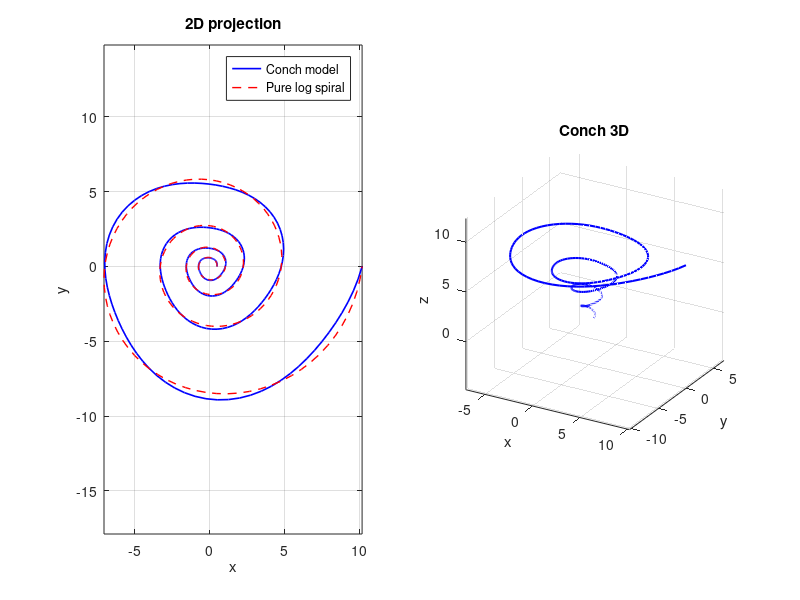

The MATLAB source for this figure:
% CONCH_COMPARISON Compare conch-spiral model to pure log spiral.
% Numerical analysis only.

fprintf('=== Conch vs. Log Spiral Comparison ===\n');

a0 = 0.5;
growth = 0.12;
pitch = 0.3;
n_pts = 300;

theta = linspace(0, 8*pi, n_pts);

% Conch model: mild deviation from pure exponential
r_conch = a0 * exp(growth * theta) .* (1 + 0.05 * sin(3 * theta));

% Pure log spiral with same parameters
r_log = a0 * exp(growth * theta);

% Error metrics
err = abs(r_conch - r_log);
max_err = max(err);
mean_err = mean(err);
rms_err = sqrt(mean(err.^2));

fprintf('Max absolute error:  %.6e\n', max_err);
fprintf('Mean absolute error: %.6e\n', mean_err);
fprintf('RMS error:           %.6e\n', rms_err);

% Relative error
rel_err = err ./ r_log;
fprintf('Max relative error:  %.6e\n', max(rel_err));
fprintf('Mean relative error: %.6e\n', mean(rel_err));

% Cartesian
x_conch = r_conch .* cos(theta);
y_conch = r_conch .* sin(theta);
z_conch = pitch * theta;

x_log = r_log .* cos(theta);
y_log = r_log .* sin(theta);

figure('Name', 'Conch vs Log Spiral');
subplot(1,2,1);
plot(x_conch, y_conch, 'b-', 'LineWidth', 1.2); hold on;
plot(x_log, y_log, 'r--', 'LineWidth', 1.0);
axis equal; grid on;
legend('Conch model', 'Pure log spiral');
title('2D projection');
xlabel('x'); ylabel('y');

subplot(1,2,2);
plot3(x_conch, y_conch, z_conch, 'b-', 'LineWidth', 1.5);
grid on; axis equal;
title('Conch 3D');
xlabel('x'); ylabel('y'); zlabel('z');
view(30, 25);

fprintf('\n=== Comparison Complete ===\n');
